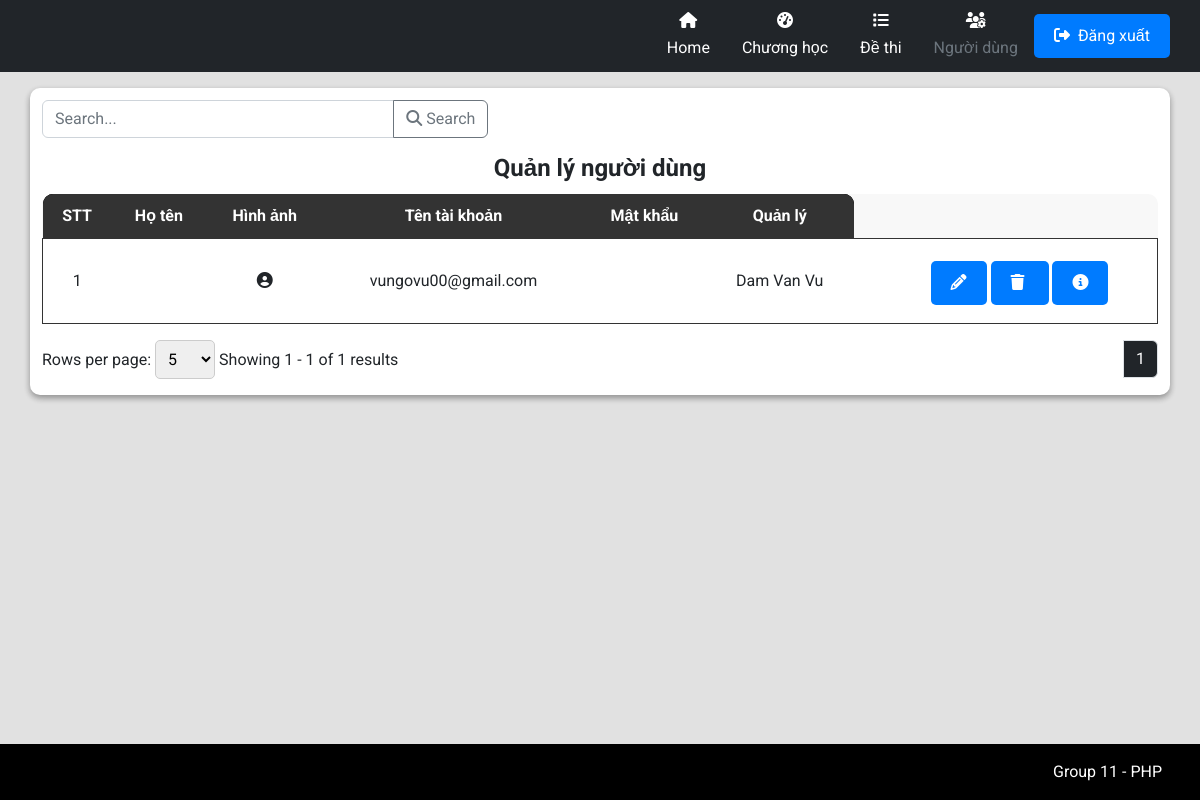
The page /admin/AdminIndex.php?workingPage=user on the database its author committed.
### tables this page shows
CREATE TABLE `tbl_user` (
  `id` int(100) NOT NULL,
  `picture` varchar(1000) DEFAULT NULL,
  `username` varchar(100) DEFAULT NULL,
  `email` varchar(100) DEFAULT NULL,
  `facebook` varchar(100) DEFAULT NULL,
  `questionerr` varchar(10000) DEFAULT NULL
);

### admin/pages/User/UserIndex.php (the view, shortened to what this page needs)
<link rel="stylesheet" href="./styles/ProductStyles.css">
<?php
$countAllSql = "SELECT * FROM tbl_user";
$total_records = mysqli_num_rows(mysqli_query($connect, $countAllSql));
$pageIndex = isset($_GET['page']) ? $_GET['page'] : 1;
$pageSize = isset($_GET['limit']) ? $_GET['limit'] : 5;
$total_page = ceil($total_records / $pageSize);
$start = ($pageIndex - 1) * $pageSize;
$search = '';
$getTableDataSql = "";
if (isset($_GET['search'])) {
    $getTableDataSql = "SELECT * FROM tbl_user
    WHERE
        tbl_user.fullname LIKE N'%" . $search . "%'
    LIMIT $start, $pageSize";
} else {
    $getTableDataSql = "SELECT * FROM tbl_user
    LIMIT $start, $pageSize";
}
$tableData = mysqli_query($connect, $getTableDataSql);
?>
<div class="text-left flex justify-between">
    <div class="input-group mb-3 align-center mt-3 w-40">
        <input type="text" class="form-control" placeholder="Search..." aria-label="Recipient's username" name="search" id="search-input" aria-describedby="button-addon2">
        <button class="btn btn-outline-secondary" id="search-button" onclick="performSearch()" name="ok">
            <i class="fa-solid fa-magnifying-glass"></i>
            Search
        </button>
    </div>
</div>
<div class="container p-0">
    <table class="w-100">
        <legend class="text-center"><b>Quản lý người dùng</b></legend>
        <thead class="table-head w-100">
            <tr class="table-heading">
                <th class="noWrap">STT</th>
                <th class="noWrap">Họ tên</th>
                <th class="noWrap">Hình ảnh</th>
                <th class="noWrap">Tên tài khoản</th>
                <th class="noWrap">Mật khẩu</th>
                <th class="noWrap">Quản lý </th>
            </tr>
        </thead>
        <tbody class="table-body">
            <?php
            $displayOrder = 0;
            while ($row = mysqli_fetch_array($tableData)) {
                $displayOrder++;
            ?>
                <tr>
                    <td>
                        <?php echo $displayOrder + ($pageIndex - 1) * $pageSize; ?>
                    </td>
                    <td>
                    </td>
                    <td>
                        <?php
                        if (trim($_SESSION['userImage']) == "") {
                            echo '<i class="fa-solid fa-circle-user"></i>';
                        }
                        ?>
                    </td>
                    <td>
                        <?php echo $row['email'] ?>
                    </td>
                    <td>
                    </td>
                    <td>
                        <?php echo $row['username'] ?>
                    </td>
                    <td>
                    </td>
                    <td>
                        <button type="button" class="btn btn-primary mb-2 mt-3 con-tooltip top" data-bs-toggle="modal" data-bs-target="#editPopup_<?php echo $row['id']; ?>">
                            <i class="fa-solid fa-pencil"></i>
                        </button>
                        <button type="button" class="btn btn-primary mb-2 mt-3 con-tooltip top" data-bs-toggle="modal" data-bs-target="#confirmPopup_<?php echo $row['id']; ?>">
                            <i class="fa-solid fa-trash mr-1"></i>
                        </button>
                        <button type="button" class="btn btn-primary mb-2 mt-3 con-tooltip top" data-bs-toggle="modal" data-bs-target="#orderDetail_<?php echo $row['id']; ?>">
                            <i class="fa-solid fa-circle-info"></i>
                        </button>
                    </td>
                </tr>
            <?php
            }
            ?>
        </tbody>
    </table>
    <form action="" method="GET">
        <nav class="row py-2" aria-label="Page navigation example">
            <div class="paganation-infor col py-2">
                <form action="" method="GET">
                    <label for="limitSelect">Rows per page:</label>
                    <select name="limit" id="limitSelect" onchange="updatePageAndLimit()">
                        <option value="5" <?php if ($pageSize == 5) echo 'selected'; ?>>5</option>
                    </select>
                </form>
                <label class="mr-4">Showing
                    <?php
                    $startItem = ($pageIndex - 1) * $pageSize + 1;
                    $endItem = min($pageIndex * $pageSize, $total_records);
                    echo "{$startItem} - {$endItem} of {$total_records} results";
                    ?>
                </label>
            </div>
            <ul class="m-0 pagination justify-content-end py-2 col">
                <?php
                for ($i = 1; $i <= $total_page; $i++) {
                    if ($i == $pageIndex) {
                        echo '<li class="page-item light">
                        <span name="page" class="page-link text-reset text-white bg-dark" href="?workingPage=user&limit=' . ($pageSize) . '&page=' . ($i) . '"> ' . ($i) . ' </span>
                        </li>';
                    }
                }
                ?>
            </ul>
    </form>
</div>

### admin/styles/AdminStyles.css (style rules this page uses)
body { display: flex; flex-direction: column; }

### common/css/CommonStyle.css (style rules this page uses)
html { padding: unset; margin: unset; box-sizing: border-box; scroll-behavior: smooth; }
body { min-height: 100vh; }
:root { --pr-color: rgb(62, 148, 163); }
.m-0 { margin: 0 !important; }
.p-0 { padding: 0 !important; }
.mr-1 { margin-right: 4px !important; }
.mb-2 { margin-bottom: 8px !important; }
.py-2 { padding-top: 8px !important; padding-bottom: 8px !important; }
.mt-3 { margin-top: 12px !important; }
.mb-3 { margin-bottom: 12px !important; }
.mr-4 { margin-right: 16px !important; }
.w-40 { width: 40%; }
.w-100 { width: 100% !important; }
.flex { display: flex; }
.align-center { align-items: center; }
.justify-between { justify-content: space-between; }
.text-center { text-align: center; }
.text-white { color: #fff !important; }
.con-tooltip { position: relative; background: #F2D1C9; border-radius: 9px; display: inline-block; transition: all 0.3s ease-in-out; cursor: default; }

### admin/styles/ProductStyles.css (style rules this page uses)
* { padding: 0; margin: 0; box-sizing: border-box; }
table { border-radius: 10px; }
.container { width: 100%; }
.table-head { color: white; background-color: #000; }
.table-head .table-heading { background-color: #000; color: white; }
.table-head .table-heading th:first-child { border-top-left-radius: 10px; }
.table-head .table-heading th:last-child { border-top-right-radius: 10px; }
.table-heading { border-radius: 10px; }
.table-head th { padding: 10px; text-align: center; }
.table-head, .table-body { border-collapse: collapse; }
.table-body { border: 1px solid #333; }
.table-body, .table-body tr { background-color: #fff; }
.table-body td { text-align: center; }
table { border-collapse: collapse; background-color: #f8f8f8; }
th, td { padding: 10px; text-align: left; }
th { background-color: #333; color: white; }
.btn-primary { background-color: #007bff; color: white; padding: 10px 20px; border: none; border-radius: 5px; cursor: pointer; }
.noWrap { white-space: nowrap; }
select, option { width: 60px; padding: 8px; border: 1px solid #ccc; border-radius: 5px; }

### rows shown on the page
tbl_user: pageSize "1", email "vungovu00@gmail.com", username "Dam Van Vu"

### other values the page prints
$startItem "1"
$endItem "1"
$total_records "1"
